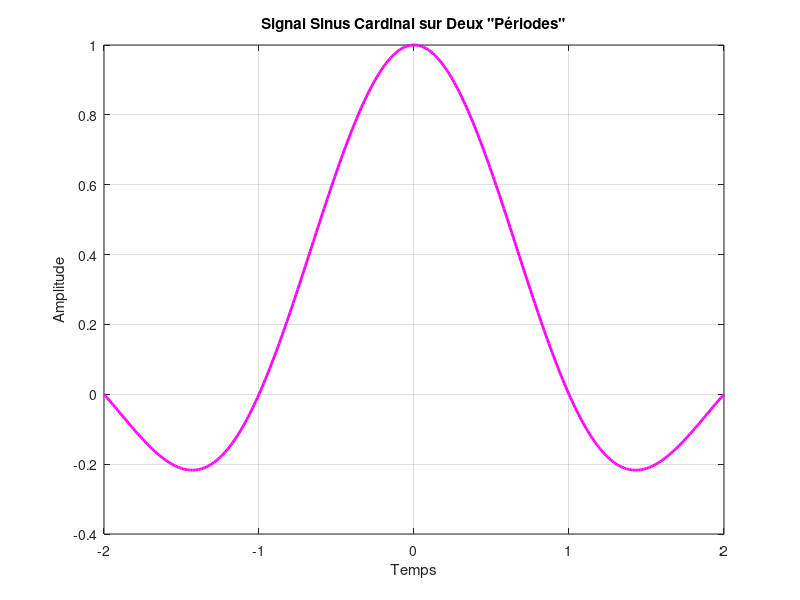

This figure's MATLAB source:
% Paramètres
t = -2:0.01:2; % Vecteur temps pour deux "périodes" (de -2 à 2)

% Génération du signal sinus cardinal
signal = sinc(t); % Signal sinc avec la fonction sinc

% Visualisation
figure(10); % Ouvre la figure 10
plot(t, signal, 'm', 'LineWidth', 2); % Trace le signal
title('Signal Sinus Cardinal sur Deux "Périodes"');
xlabel('Temps');
ylabel('Amplitude');
grid on;